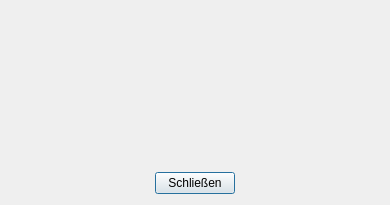
<?xml version="1.0" encoding="UTF-8"?>
<ui version="4.0">
 <class>Dialog</class>
 <widget class="QDialog" name="Dialog">
  <property name="geometry">
   <rect>
    <x>0</x>
    <y>0</y>
    <width>390</width>
    <height>205</height>
   </rect>
  </property>
  <property name="sizePolicy">
   <sizepolicy hsizetype="Preferred" vsizetype="Preferred">
    <horstretch>0</horstretch>
    <verstretch>0</verstretch>
   </sizepolicy>
  </property>
  <property name="windowTitle">
   <string>Warnung</string>
  </property>
  <layout class="QVBoxLayout" name="verticalLayout">
   <item>
    <layout class="QVBoxLayout" name="verticalLayout_2">
     <item>
      <widget class="QLabel" name="warning">
       <property name="text">
        <string/>
       </property>
       <property name="alignment">
        <set>Qt::AlignLeading|Qt::AlignLeft|Qt::AlignTop</set>
       </property>
       <property name="wordWrap">
        <bool>true</bool>
       </property>
      </widget>
     </item>
    </layout>
   </item>
   <item alignment="Qt::AlignHCenter">
    <widget class="QPushButton" name="closeButton">
     <property name="maximumSize">
      <size>
       <width>104</width>
       <height>16777215</height>
      </size>
     </property>
     <property name="layoutDirection">
      <enum>Qt::LeftToRight</enum>
     </property>
     <property name="text">
      <string>Schließen</string>
     </property>
     <property name="icon">
      <iconset theme="window-close">
       <normaloff/>
      </iconset>
     </property>
    </widget>
   </item>
  </layout>
 </widget>
 <resources/>
 <connections/>
 <designerdata>
  <property name="gridDeltaX">
   <number>10</number>
  </property>
  <property name="gridDeltaY">
   <number>10</number>
  </property>
  <property name="gridSnapX">
   <bool>true</bool>
  </property>
  <property name="gridSnapY">
   <bool>true</bool>
  </property>
  <property name="gridVisible">
   <bool>true</bool>
  </property>
 </designerdata>
</ui>
